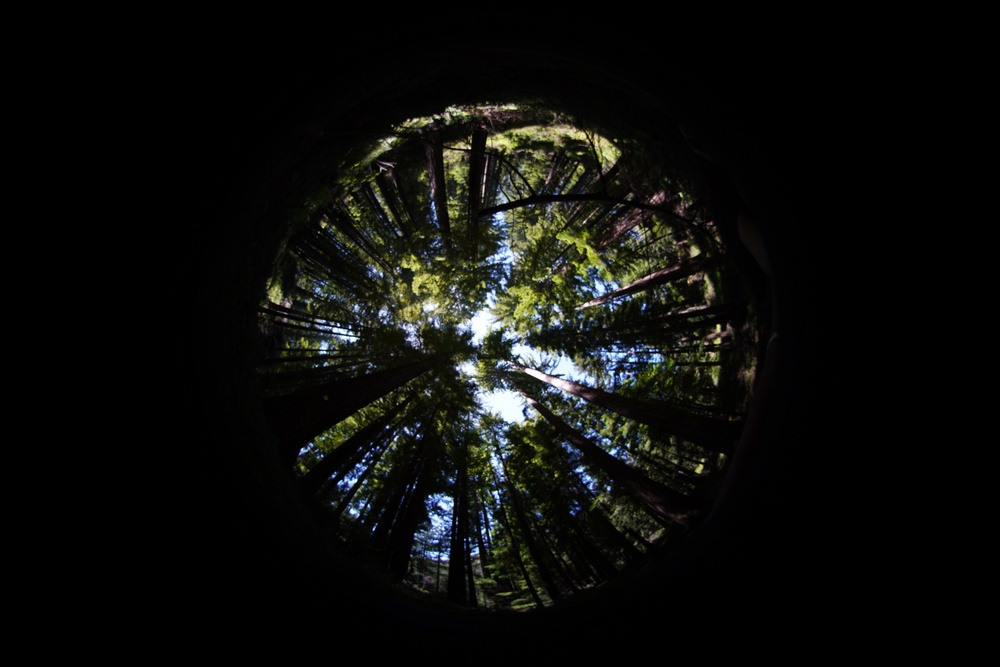
#> input picture CanopyApp/tests_april/data/test_images/canopy/59-13.JPG, 1000 x 667 px, shrunk from 6000 x 4000 before the run; its folder holds 2 pictures in this run
$ python -i canopy_analysis_master.py   (imports and definitions only)
#> lines starting #> are read from the running program, lines starting #| are printed output that depends on the picture; after the words box and inside, x2 and y2 are one past the last pixel; in counts of white or black regions, pixels touching at a corner belong together
import cv2
import numpy as np
import os
import csv
import json
from tqdm import tqdm
import yaml
import tkinter as tk
from tkinter import filedialog, Scale, Button, Frame, Label, Checkbutton, IntVar
import matplotlib.pyplot as plt
from matplotlib.backends.backend_tkagg import FigureCanvasTkAgg
import logging

# Set up logging
# [1 line not run here, left out]

def select_image_for_threshold_gui(input_dir):
    """Allow user to select an image for threshold GUI from the input directory."""
    root = tk.Tk()
    root.withdraw()  # Hide the main window

    image_files = [f for f in os.listdir(input_dir) if f.lower().endswith(('.png', '.jpg', '.jpeg'))]

    if not image_files:
        print("No image files found in the input directory.")
        return None

    file_path = filedialog.askopenfilename(
        title="Select Image for Threshold GUI",
        initialdir=input_dir,
        filetypes=[("Image files", "*.png *.jpg *.jpeg")]
    )

    if file_path:
        return file_path
    else:
        print("No image selected.")
        return None

def load_center_points(file_path):
    if os.path.exists(file_path):
        with open(file_path, 'r') as f:
            return json.load(f)
    return {}

def save_center_points(centers_data, file_path):
    with open(file_path, 'w') as f:
        json.dump(centers_data, f)


# [24 lines left out: functions select_config_file, apply_gui_values, not called in this run]


def load_config(config_path):
    try:
        with open(config_path, 'r') as file:
            config = yaml.safe_load(file)

        # List of required parameters
        required_params = [
            'default_radius_fraction',
            'blue_hue_low',
            'blue_hue_high',
            'brightness_threshold',
            'log_level'
        ]

        # Check for required parameters
        for param in required_params:
            if param not in config:
                raise ValueError(f"Missing required parameter: {param}")

        # Set default values for optional parameters if not present
        optional_params = {
            'blue_sat_low': 20,
            'blue_sat_high': 255,
            'blue_val_low': 100,
            'blue_val_high': 255,
            'white_sky_threshold': 220,
            'always_include_white': True
        }

        for param, default_value in optional_params.items():
            if param not in config:
                config[param] = default_value

        return config
    except Exception as e:
        logging.error(f"Error loading config: {e}")
        return None

def create_circular_mask(image, center, radius):
    h, w = image.shape[:2]
    Y, X = np.ogrid[:h, :w]
    dist_from_center = np.sqrt((X - center[0])**2 + (Y - center[1])**2)
    mask = dist_from_center <= radius
    return mask.astype(np.uint8) * 255

def manual_center_selection(image_path, config):
    def mouse_callback(event, x, y, flags, param):
        if event == cv2.EVENT_LBUTTONDOWN:
            param['center'] = (x, y)

    image = cv2.imread(image_path)
    if image is None:
        logging.error(f"Unable to read image {image_path}")
        return None

    window_name = 'Select Center (Click to select, press Q to confirm)'
    cv2.namedWindow(window_name)

    h, w = image.shape[:2]
    radius = int(min(h, w) * config['default_radius_fraction'])
    current_center = (w//2, h//2)  # Start with the image center
    param = {'center': current_center}
    cv2.setMouseCallback(window_name, mouse_callback, param)

    while True:
        display_img = image.copy()

        # Draw current circle and center marker
        cv2.circle(display_img, param['center'], radius, (0, 255, 0), 2)
        cv2.drawMarker(display_img, param['center'], (0, 0, 255), cv2.MARKER_CROSS, 20, 2)
        cv2.imshow(window_name, display_img)
        key = cv2.waitKey(1) & 0xFF

        if key == ord('q'):
            break

    cv2.destroyAllWindows()
    return param['center']

def analyze_image(image, mask):
    masked = cv2.bitwise_and(image, image, mask=mask)
    hsv = cv2.cvtColor(masked, cv2.COLOR_BGR2HSV)

    avg_hue = np.mean(hsv[:,:,0][mask > 0]) if np.any(mask > 0) else 0
    avg_sat = np.mean(hsv[:,:,1][mask > 0]) if np.any(mask > 0) else 0
    avg_val = np.mean(hsv[:,:,2][mask > 0]) if np.any(mask > 0) else 0

    gray = cv2.cvtColor(masked, cv2.COLOR_BGR2GRAY)
    avg_brightness = np.mean(gray[mask > 0]) if np.any(mask > 0) else 0

    return avg_hue, avg_sat, avg_val, avg_brightness

def determine_sky_mask(image, mask, config):
    """Determine sky mask based on blue color and brightness."""
    hsv_image = cv2.cvtColor(image, cv2.COLOR_BGR2HSV)
    h, s, v = cv2.split(hsv_image)

    # Detect blue sky
    blue_sky = (h > config['blue_hue_low']) & (h < config['blue_hue_high'])

    # Detect bright areas (for both blue sky and clouds)
    bright_areas = v > config['brightness_threshold']

    # Combine blue sky and bright areas
    sky_mask = (blue_sky | bright_areas) & (mask > 0)

    # Optional: Apply morphological operations to clean up the mask
    kernel = np.ones((5,5), np.uint8)
    sky_mask = cv2.morphologyEx(sky_mask.astype(np.uint8), cv2.MORPH_CLOSE, kernel)
    sky_mask = cv2.morphologyEx(sky_mask, cv2.MORPH_OPEN, kernel)

    return sky_mask.astype(np.uint8) * 255

def visualize_results(img, sky_mask, canopy_mask, canopy_density, total_pixels, sky_pixels, canopy_pixels, output_path):
    """Visualize the analysis results with three images and pixel counts."""
    fig, (ax1, ax2, ax3) = plt.subplots(1, 3, figsize=(18, 6))

    # Original unedited image
    ax1.imshow(cv2.cvtColor(img, cv2.COLOR_BGR2RGB))
    ax1.set_title("Original Image")
    ax1.axis('off')

    # Original image with masks
    masked_img = img.copy()
    masked_img[sky_mask > 0] = [255, 0, 0]  # Blue for sky
    masked_img[canopy_mask > 0] = [0, 255, 0]  # Green for canopy
    ax2.imshow(cv2.cvtColor(masked_img, cv2.COLOR_BGR2RGB))
    ax2.set_title("Image with Masks")
    ax2.axis('off')

    # Mask visualization
    mask_vis = np.zeros_like(img)
    mask_vis[sky_mask > 0] = [255, 0, 0]  # Blue for sky
    mask_vis[canopy_mask > 0] = [0, 255, 0]  # Green for canopy
    ax3.imshow(cv2.cvtColor(mask_vis, cv2.COLOR_BGR2RGB))
    ax3.set_title("Sky and Canopy Masks")
    ax3.axis('off')

    # Add text with pixel counts and canopy density
    plt.figtext(0.5, 0.01,
                f"Total Pixels: {total_pixels}\n"
                f"Sky Pixels: {sky_pixels}\n"
                f"Canopy Pixels: {canopy_pixels}\n"
                f"Canopy Density: {canopy_density:.2f}",
                ha="center", fontsize=12, bbox={"facecolor":"white", "alpha":0.5, "pad":5})

    plt.tight_layout()
    plt.savefig(output_path, dpi=300, bbox_inches='tight')
    plt.close()


# [5 lines left out: function process_image_with_blur_option, not called in this run]

# Inside the GUI

# Make sure the root window is created before initializing GUI elements
# [1 line not run here, left out]

# Inside the GUI
apply_blur_var = IntVar()
# [1 line that did not run here, left out]
# [1 line not run here, left out]

# [1 line that did not run here, left out]
# [1 line not run here, left out]

# Use apply_blur_var.get() to check if blur should be applied when processing the image


def process_image(image_path, output_dir, centers_data, config):
    try:
        image = cv2.imread(image_path)
        if image is None:
            raise IOError(f"Error loading image: {image_path}")

        # Get or create center point
        if image_path not in centers_data:
            center = manual_center_selection(image_path, config)
            centers_data[image_path] = center
        else:
            center = centers_data[image_path]

        # Create circular mask
        h, w = image.shape[:2]
        radius = int(min(h, w) * config['default_radius_fraction'])
        mask = create_circular_mask(image, center, radius)

        # Analyze image
        avg_hue, avg_saturation, avg_value, avg_brightness = analyze_image(image, mask)

        # Create sky and canopy masks
        hsv_image = cv2.cvtColor(image, cv2.COLOR_BGR2HSV)
        sky_mask = determine_sky_mask(hsv_image, mask, config)
        canopy_mask = cv2.bitwise_and(mask, cv2.bitwise_not(sky_mask))

        # Calculate pixel counts and canopy density
        total_pixels = np.sum(mask > 0)
        sky_pixels = np.sum(sky_mask > 0)
        canopy_pixels = np.sum(canopy_mask > 0)
        canopy_density = canopy_pixels / total_pixels if total_pixels > 0 else 0

        # Generate visualization
        output_path = os.path.join(output_dir, f"processed_{os.path.basename(image_path)}.png")
        visualize_results(image, sky_mask, canopy_mask, canopy_density, total_pixels, sky_pixels, canopy_pixels, output_path)

        return canopy_density, {
            'image_path': image_path,
            'center': center,
            'avg_hue': avg_hue,
            'avg_saturation': avg_saturation,
            'avg_value': avg_value,
            'avg_brightness': avg_brightness,
            'total_pixels': total_pixels,
            'sky_pixels': sky_pixels,
            'canopy_pixels': canopy_pixels,
            'canopy_density': canopy_density
        }
    except Exception as e:
        logging.error(f"Error processing image {image_path}: {e}")
        return None, None

# [18 lines left out: function process_directory, not called in this run]

def save_results(results, output_file):
    with open(output_file, 'w', newline='') as csvfile:
        writer = csv.DictWriter(csvfile, fieldnames=['image', 'canopy_density'])
        writer.writeheader()
        writer.writerows(results)

def save_image_logs(image_logs, output_file):
    if not image_logs:
        logging.warning("No image logs to save.")
        return

    with open(output_file, 'w', newline='') as csvfile:
        fieldnames = image_logs[0].keys()
        writer = csv.DictWriter(csvfile, fieldnames=fieldnames)
        writer.writeheader()
        writer.writerows(image_logs)

class SkyThresholdGUI:
    def __init__(self, image_path, config):
        self.root = tk.Tk()
        self.root.title("Adjust Sky Detection Parameters")
        self.image_path = image_path
        self.config = config

        self.image = cv2.imread(image_path)
        self.hsv_image = cv2.cvtColor(self.image, cv2.COLOR_BGR2HSV)

        self.create_widgets()

        # Set minimum size and make the window resizable
        self.root.minsize(1000, 600)
        self.root.geometry("1200x700")
        self.root.resizable(True, True)

    def create_widgets(self):
        # Main frame
        main_frame = Frame(self.root)
        main_frame.pack(fill=tk.BOTH, expand=True, padx=10, pady=10)

        # Image display frame
        image_frame = Frame(main_frame)
        image_frame.pack(side=tk.LEFT, fill=tk.BOTH, expand=True)

        # Matplotlib figure
        self.fig, self.ax = plt.subplots(figsize=(6, 4))
        self.canvas = FigureCanvasTkAgg(self.fig, master=image_frame)
        self.canvas_widget = self.canvas.get_tk_widget()
        self.canvas_widget.pack(fill=tk.BOTH, expand=True)

        # Control frame
        control_frame = Frame(main_frame, width=300)
        control_frame.pack(side=tk.RIGHT, fill=tk.Y, padx=(10, 0))

        # Sliders
        self.sliders = {}
        slider_params = [
            ('Blue Hue Low', 'blue_hue_low', 0, 180),
            ('Blue Hue High', 'blue_hue_high', 0, 180),
            ('Brightness Threshold', 'brightness_threshold', 0, 255),
        ]

        for label, param, min_val, max_val in slider_params:
            Label(control_frame, text=label).pack(anchor='w')
            slider = Scale(control_frame, from_=min_val, to=max_val, orient=tk.HORIZONTAL, length=250,
                           command=lambda x, p=param: self.update_param(x, p))
            slider.set(self.config[param])
            slider.pack(fill=tk.X)
            self.sliders[param] = slider

        # Apply button
        Button(control_frame, text="Apply", command=self.apply_changes, padx=20, pady=10).pack(pady=(20, 0))

        # Initial image update
        self.update_image()

    def update_param(self, value, param):
        self.config[param] = int(float(value))
        self.update_image()

    def update_image(self):
        mask = np.ones(self.image.shape[:2], dtype=np.uint8) * 255  # Full image mask
        sky_mask = self.determine_sky_mask(self.image, mask, self.config)
        result = cv2.bitwise_and(self.image, self.image, mask=sky_mask)
        result = cv2.cvtColor(result, cv2.COLOR_BGR2RGB)

        self.ax.clear()
        self.ax.imshow(result)
        self.ax.set_title("Sky Detection Preview")
        self.ax.axis('off')
        self.fig.tight_layout()
        self.canvas.draw()

    def determine_sky_mask(self, image, mask, config):
        """Determine sky mask based on blue color and brightness."""
        hsv_image = cv2.cvtColor(image, cv2.COLOR_BGR2HSV)
        h, s, v = cv2.split(hsv_image)

        blue_sky = (h > config['blue_hue_low']) & (h < config['blue_hue_high'])
        bright_areas = v > config['brightness_threshold']

        sky_mask = (blue_sky | bright_areas) & (mask > 0)

        kernel = np.ones((5,5), np.uint8)
        sky_mask = cv2.morphologyEx(sky_mask.astype(np.uint8), cv2.MORPH_CLOSE, kernel)
        sky_mask = cv2.morphologyEx(sky_mask, cv2.MORPH_OPEN, kernel)

        return sky_mask.astype(np.uint8) * 255

    def apply_changes(self):
        self.root.quit()

def create_sky_threshold_gui(image_path, config):
    gui = SkyThresholdGUI(image_path, config)
    gui.root.mainloop()
    gui.root.destroy()
    return gui.config

def main():
    root = tk.Tk()
    root.withdraw()

    config_path = 'config.yaml'
    config = load_config(config_path)
    if config is None:
        logging.error("Failed to load configuration. Exiting.")
        return

    input_dir = filedialog.askdirectory(title="Select Input Directory")
#> the answer given: ../CanopyApp/tests_april/data/test_images/canopy
    output_dir = filedialog.askdirectory(title="Select Output Directory")
#> the answer given: ../CanopyApp/tests_april/data/test_images/canopy

    if not input_dir or not output_dir:
        logging.error("Input or output directory not selected. Exiting.")
        return

    # Create output directory if it doesn't exist
    os.makedirs(output_dir, exist_ok=True)

    # Allow user to select an image for threshold GUI
    threshold_image_path = select_image_for_threshold_gui(input_dir)
#> the answer given: ../CanopyApp/tests_april/data/test_images/canopy/59-13.JPG
    if threshold_image_path:
        config = create_sky_threshold_gui(threshold_image_path, config)
#> in __init__, self.image is the input picture: shape (667, 1000, 3); mean B, G, R 11.4, 13.6, 12.9
#> in determine_sky_mask, `blue_sky = (h > config['blue_hue_low']) & (h < config['blue_hue_high'])`:
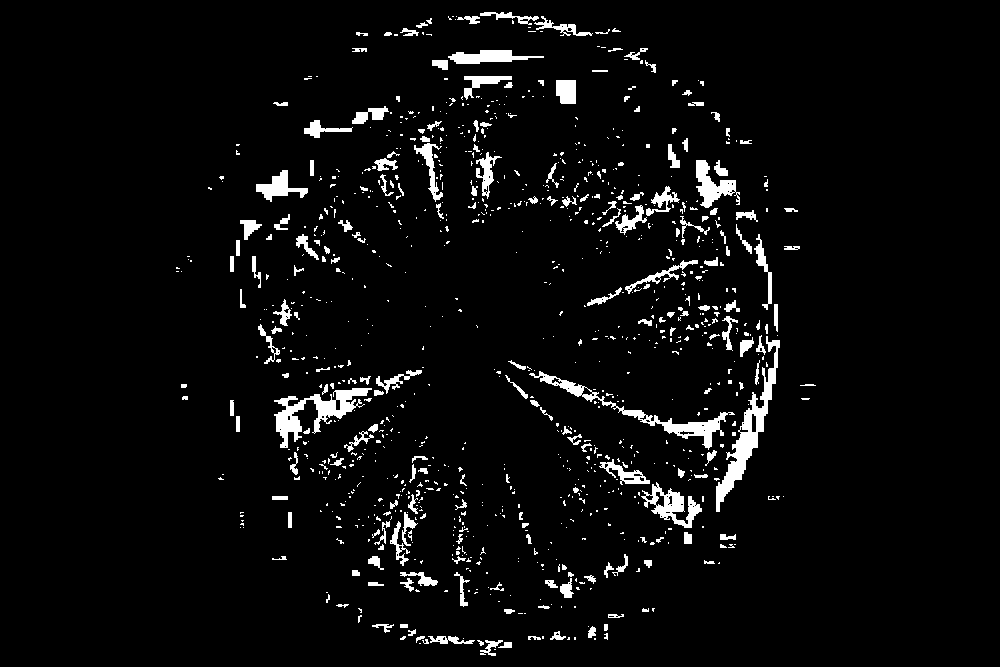
#> blue_sky: shape (667, 1000) bool; 4.5% white; 998 white regions (780 under 20 px), largest, box (x1, y1, x2, y2) and area: (716, 336, 780, 512) 2267, (274, 388, 372, 448) 1908, (529, 371, 735, 450) 1749
    else:
        logging.warning("No image selected for threshold GUI. Using default parameters.")

    # Load existing center points
    centers_json_path = os.path.join(output_dir, 'center_points.json')
    centers_data = load_center_points(centers_json_path)

    # Process images
    image_files = [f for f in os.listdir(input_dir) if f.lower().endswith(('.png', '.jpg', '.jpeg'))]
    results = []
    image_logs = []

    for image_file in tqdm(image_files, desc="Processing images"):
        image_path = os.path.join(input_dir, image_file)
        canopy_density, image_info = process_image(image_path, output_dir, centers_data, config)
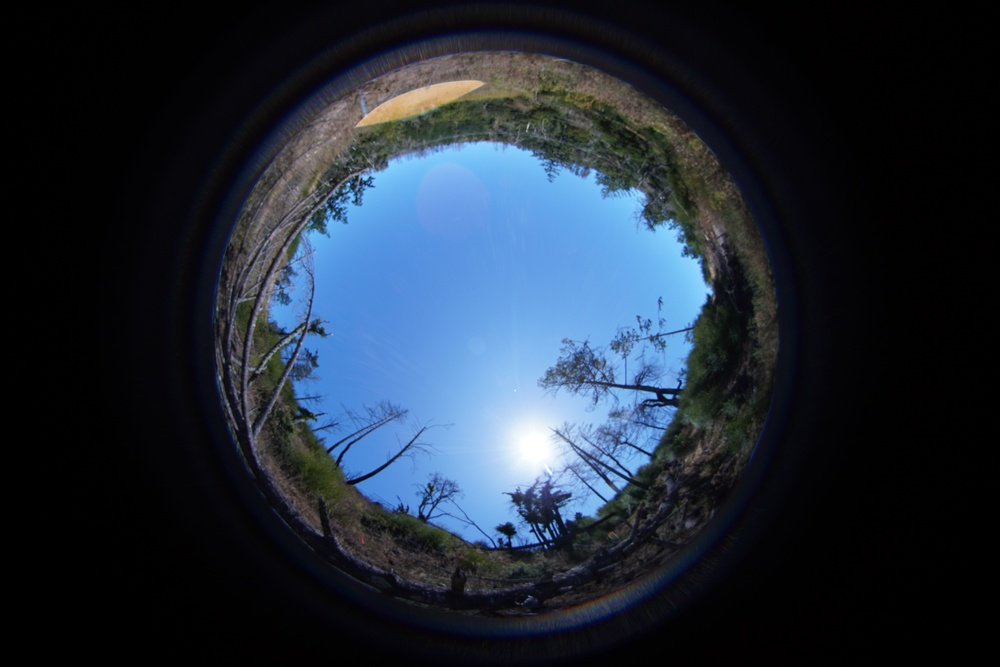
#> input picture CanopyApp/tests_april/data/test_images/canopy/121-17.JPG, 1000 x 667 px, shrunk from 6000 x 4000 before the run
#> in process_image, image is the input picture: shape (667, 1000, 3); mean B, G, R 57.4, 44.2, 33.7
#> (key q is pressed here)
#> in analyze_image, `masked = cv2.bitwise_and(image, image, mask=mask)`:
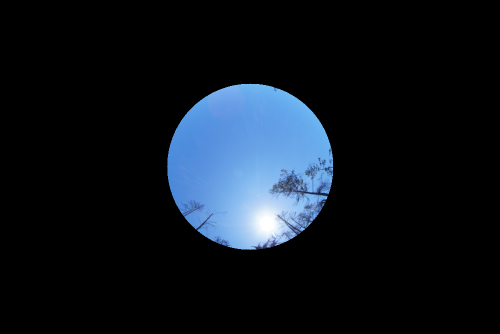
#> masked: shape (667, 1000, 3) (shown at 1/2 size); mean B, G, R 29.3, 21.3, 14.5
#> in analyze_image, `avg_hue = np.mean(hsv[:,:,0][mask > 0]) if np.any(mask > 0) else 0`: avg_hue = 105.8
#> in analyze_image, `avg_sat = np.mean(hsv[:,:,1][mask > 0]) if np.any(mask > 0) else 0`: avg_sat = 129.5
#> in analyze_image, `avg_val = np.mean(hsv[:,:,2][mask > 0]) if np.any(mask > 0) else 0`: avg_val = 225.6
#> in analyze_image, `gray = cv2.cvtColor(masked, cv2.COLOR_BGR2GRAY)`:
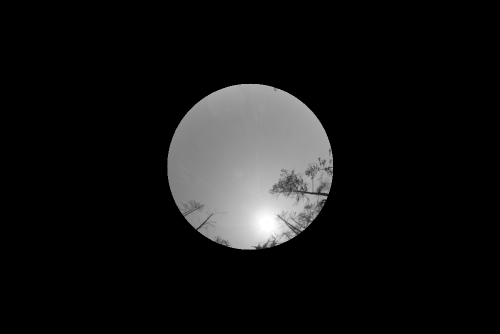
#> gray: shape (667, 1000) (shown at 1/2 size); min 0, max 255, mean 20.2
#> in analyze_image, `avg_brightness = np.mean(gray[mask > 0]) if np.any(mask > 0) else 0`: avg_brightness = 155.5
#> in process_image, `avg_hue, avg_saturation, avg_value, avg_brightness = analyze_image(ima..`: avg_hue = 105.8; avg_saturation = 129.5; avg_value = 225.6; avg_brightness = 155.5
#> in determine_sky_mask, `h, s, v = cv2.split(hsv_image)`:
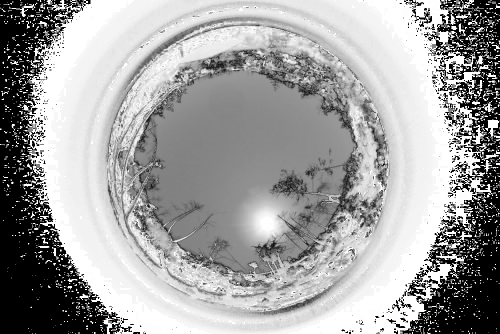
#> s: shape (667, 1000) (shown at 1/2 size); min 0, max 255, mean 160.3
#> in determine_sky_mask, `h, s, v = cv2.split(hsv_image)`:
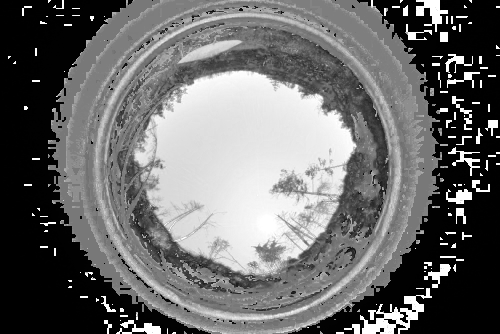
#> v: shape (667, 1000) (shown at 1/2 size); min 0, max 255, mean 106.4
#> in process_image, `total_pixels = np.sum(mask > 0)`: total_pixels = 86525
#> in process_image, `sky_pixels = np.sum(sky_mask > 0)`: sky_pixels = 85521
#> in process_image, `canopy_pixels = np.sum(canopy_mask > 0)`: canopy_pixels = 1004
#> in process_image, `canopy_density = canopy_pixels / total_pixels if total_pixels > 0 else 0`: canopy_density = 0.0116
#> in visualize_results, `plt.savefig(output_path, dpi=300, bbox_inches='tight')`:
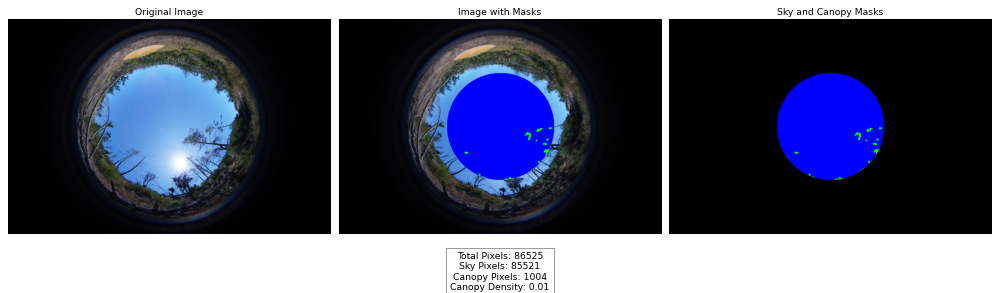
#> figure drawn by matplotlib, 3 panels
#> canopy_density = 0.0116; image_info = 10 items
        if canopy_density is not None:
            results.append({'image': image_file, 'canopy_density': canopy_density})
            image_logs.append(image_info)

    # Save results and logs
    save_results(results, os.path.join(output_dir, 'canopy_density_results.csv'))
    save_image_logs(image_logs, os.path.join(output_dir, 'image_analysis_logs.csv'))

    # Save updated center points
    save_center_points(centers_data, centers_json_path)

    logging.info("Processing complete. Results and logs saved in the output directory.")

# [2 lines not run here, left out]

>>> result = main()
